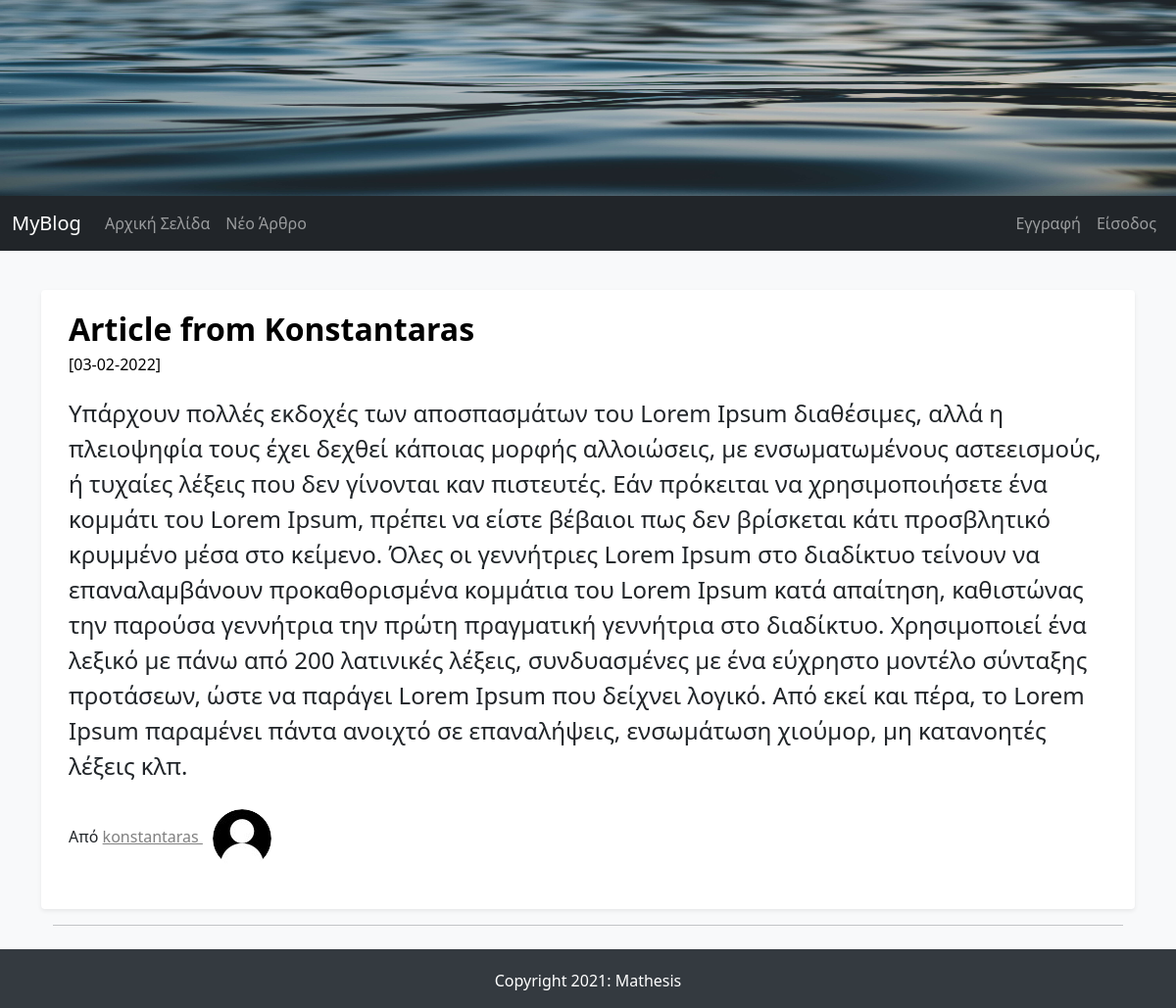
Page /full_article/3 on the earlier database version.
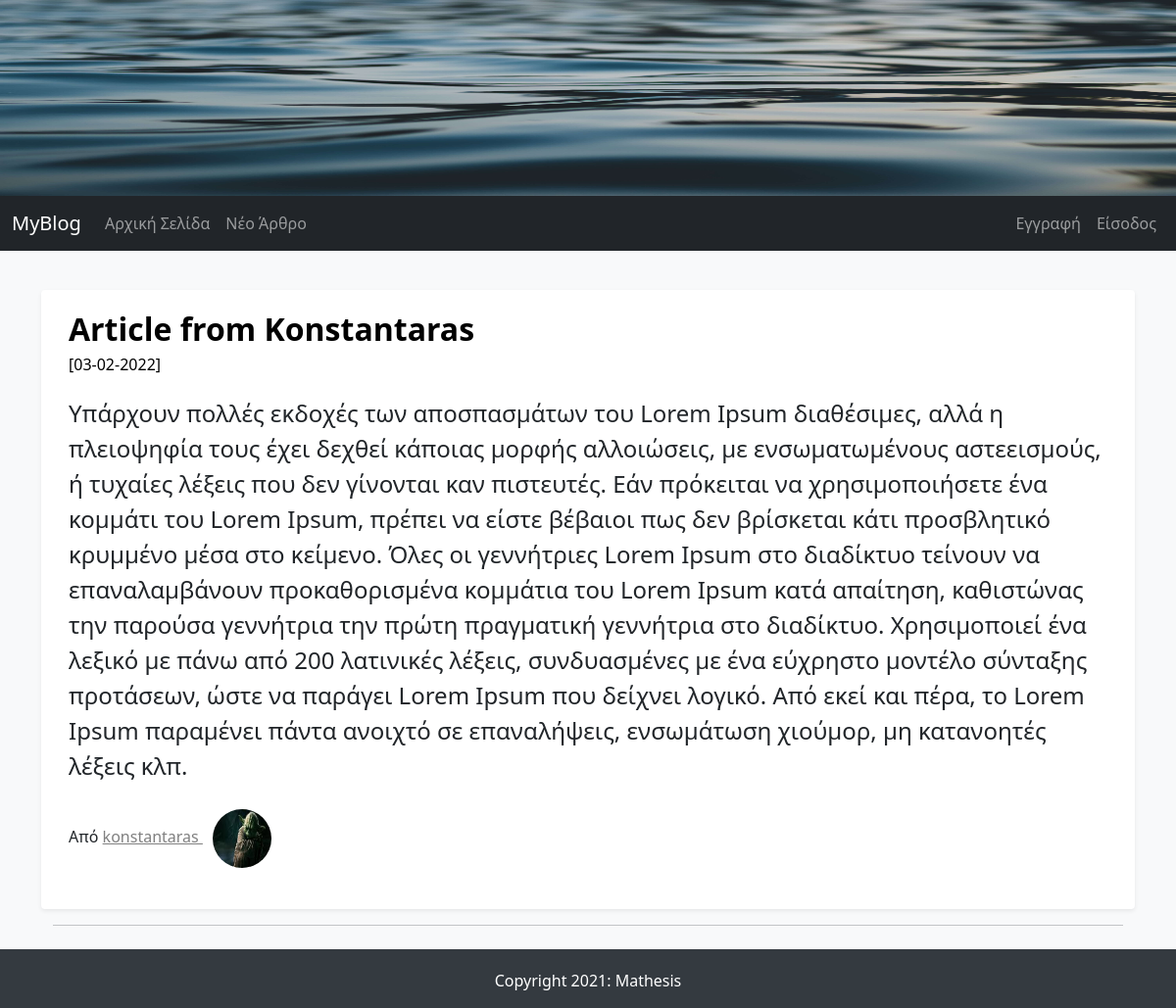
Same page on the later database version.
### FlaskBlogApp/models.py (models this page shows, shortened)
class User(db.Model, UserMixin): # UserMixin extends class to flask-login capabilities
    id = db.Column(db.Integer, primary_key=True)
    username = db.Column(db.String(15), unique=True, nullable=False)
    email = db.Column(db.String(150), unique=True, nullable=False)
    password = db.Column(db.String(36), nullable=False)
    profile_image = db.Column(db.String(30), default='default_profile_image.jpg')
    articles = db.relationship('Article', backref='author', lazy=True) # Article - relationship with the model not the table

### FlaskBlogApp/routes.py (the view)
@app.route("/full_article/<int:article_id>", methods=["GET"])
def full_article(article_id):
    article = Article.query.get_or_404(article_id)
    return render_template("full_article.html", article=article)

### FlaskBlogApp/templates/full_article.html (shortened to what this page needs)
{% extends "base.html" %}
{% block content %}
    <main role="main" class="container">
        {% if article %}
            <div class="row my-3 p-3 bg-body rounded shadow-sm">
                <div class="col col-md-12">
                <div class="main-article-title">
                    {{ article.article_title | safe }}
                </div>
                <small class="article_date">[{{ article.date_created.strftime('%d-%m-%Y') }}]</small>
                <p class="main-article-partial-text">
                    {{ article.article_body | safe }}
                </p>
                <p class="">Από
                    <span>
                    <a class="author-name" href="{{ url_for('articles_by_author', author_id=article.author.id) }}"> {{ article.author.username }}
                        <img class="rounded-circle profile-image" alt="{{ article.author.username }}" src="{{ url_for('static', filename='images/profiles_images/'+article.author.profile_image) }}" data-holder-rendered="true" data-bs-toggle="tooltip" data-bs-placement="top" title="{{ article.author.username }}">
                    </a>
                    </span>
                </p>
                </div>
            </div>
            <hr>
        {% endif %}
    </main>
{% endblock content %}

Differences in the rows shown:
changed User "konstantaras": profile_image: picture added in place of a placeholder
